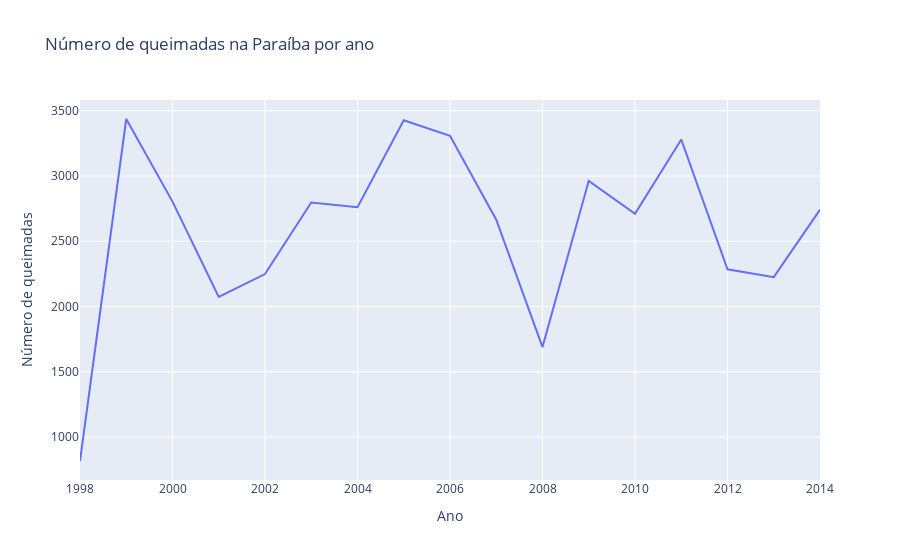

The notebook cell saved with this chart:
### Code cell
time_series_ano = time_series.groupby(time_series.index.year).sum()
fig = px.line(time_series_ano, x=time_series_ano.index, y='number', title='Número de queimadas na Paraíba por ano')
fig.update_layout(xaxis_title="Ano", yaxis_title="Número de queimadas")
fig.show()

### Figure 1 — Plotly figure (JSON) as saved in the notebook; plotly's stock layout.template omitted (floating-point values rounded to 4 significant figures)
{"data": [{"hovertemplate": "date=%{x}<br>number=%{y}<extra></extra>", "legendgroup": "", "line": {"color": "#636efa", "dash": "solid"}, "marker": {"symbol": "circle"}, "mode": "lines", "name": "", "orientation": "v", "showlegend": false, "type": "scatter", "x": [1998, 1999, 2000, 2001, 2002, 2003, 2004, 2005, 2006, 2007, 2008, 2009, 2010, 2011, 2012, 2013, 2014], "xaxis": "x", "y": [816, 3437, 2804, 2073, 2249.0, 2797.0, 2761.0, 3427, 3308, 2665, 1689, 2963, 2711, 3280, 2285, 2225, 2742], "yaxis": "y"}], "layout": {"legend": {"tracegroupgap": 0}, "title": {"text": "Número de queimadas na Paraíba por ano"}, "xaxis": {"anchor": "y", "domain": [0, 1], "title": {"text": "Ano"}}, "yaxis": {"anchor": "x", "domain": [0, 1], "title": {"text": "Número de queimadas"}}}}
